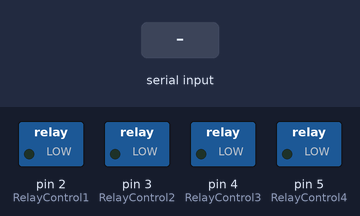
A sketch run on a simulated Arduino Uno, built with avr-gcc and run on an emulated ATmega328P. On the bench: switched loads named in the sketch (green lamp = pin HIGH). The test bench sets the inputs (shaded band). What the sketch prints to the serial monitor is not drawn.

Above: at 1.2 s.
1.3 s: "1\n" received over Serial
At 1.7 s:
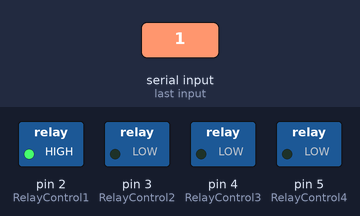
2.8 s: "2\n" received over Serial
At 4.0 s:
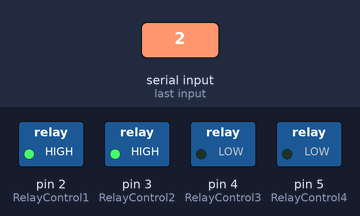
4.3 s: "3\n" received over Serial
At 5.2 s:
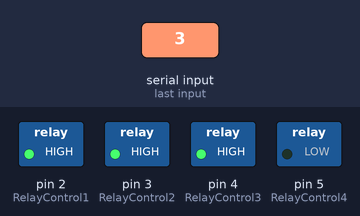
5.8 s: "4\n" received over Serial
At 6.3 s:
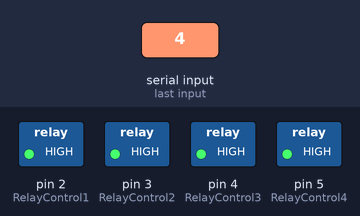
7.3 s: "1\n" received over Serial
At 8.5 s:
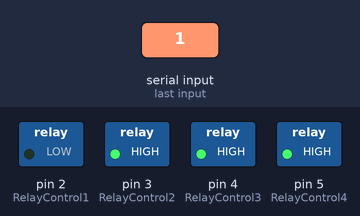
8.8 s: "2\n" received over Serial
At 9.8 s:
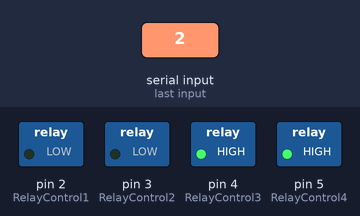
Timing chart, 0 to 11.3 s (numbered marks = the images above; inputs shaded):
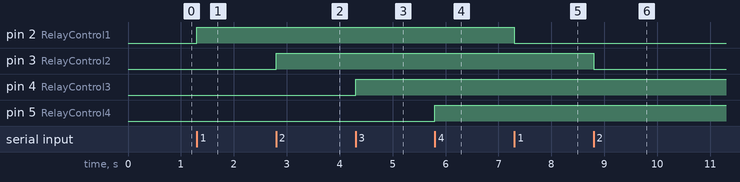

Measured:
- after the input at 1.3 s, pin 2 (RelayControl1): LOW → HIGH at once
- after the input at 2.8 s, pin 3 (RelayControl2): LOW → HIGH at once
- after the input at 4.3 s, pin 4 (RelayControl3): LOW → HIGH at once
- after the input at 5.8 s, pin 5 (RelayControl4): LOW → HIGH at once
- after the input at 7.3 s, pin 2 (RelayControl1): HIGH → LOW at once
- after the input at 8.8 s, pin 3 (RelayControl2): HIGH → LOW at once

The sketch:

relay.ino
```cpp
int x;

//the relays connect to
int RelayControl1 = 2; // Digital Arduino Pin used to control the motor
int RelayControl2 = 3;
int RelayControl3 = 4;
int RelayControl4 = 5;
bool RelayControl1State = LOW;
bool RelayControl2State = LOW;
bool RelayControl3State = LOW;
bool RelayControl4State = LOW;

void setup() {
  pinMode(RelayControl1, OUTPUT);
  pinMode(RelayControl2, OUTPUT);
  pinMode(RelayControl3, OUTPUT);
  pinMode(RelayControl4, OUTPUT);
  digitalWrite(RelayControl1,RelayControl1State);
  digitalWrite(RelayControl2,RelayControl2State);
  digitalWrite(RelayControl3,RelayControl3State);
  digitalWrite(RelayControl4,RelayControl4State);
	Serial.begin(115200);
	Serial.setTimeout(1);
}
void loop() {


	while (!Serial.available()); //transform as an interruption
	x = Serial.readString().toInt();
  switch(x) {
    case 1:
      RelayControl1State=!RelayControl1State;
      digitalWrite(RelayControl1,RelayControl1State);
      Serial.print(RelayControl2State);
      break;
    case 2:
      RelayControl2State=!RelayControl2State;
      digitalWrite(RelayControl2,RelayControl2State);
      Serial.print(RelayControl2State);
      break;
    case 3:
      RelayControl3State=!RelayControl3State;
      digitalWrite(RelayControl3,RelayControl3State);
      Serial.print(RelayControl3State);
    break;
    case 4:
      RelayControl4State=!RelayControl4State;
      digitalWrite(RelayControl4,RelayControl4State);
      Serial.print(RelayControl4State);
      break;
  }


//faire la mesure ici

//envoyer la mesure dans le serial


}
```
